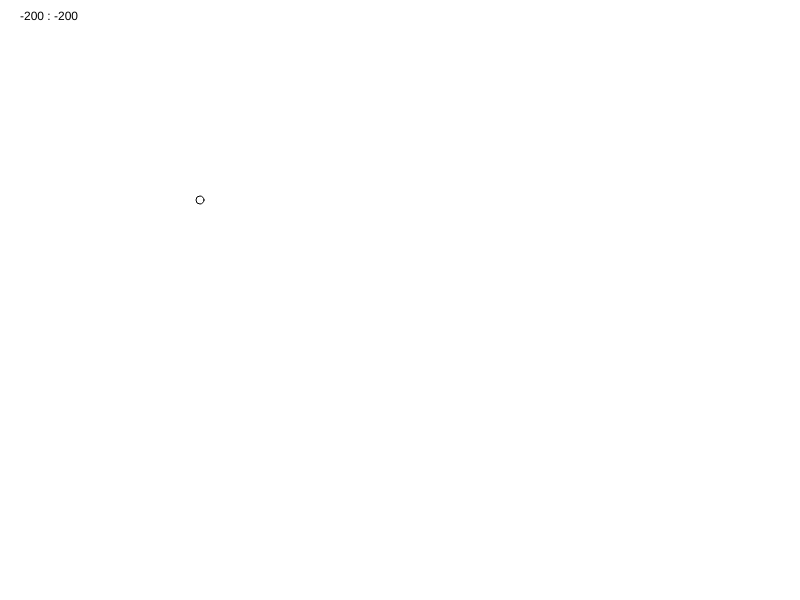
Frame 1 (no input)
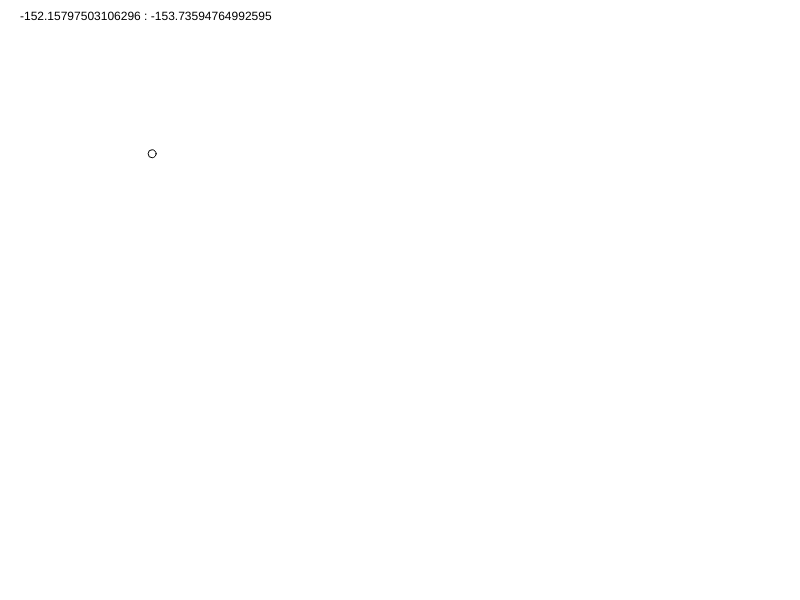
Frame 60 (no input)
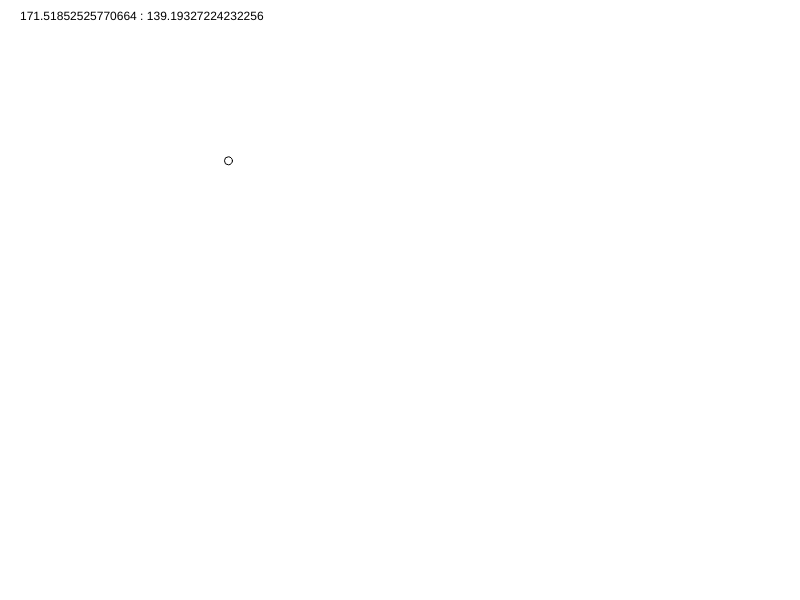
Frame 120 (the mouse pressed at the canvas centre since frame 60)

The p5.js sketch that drew these frames (run headless with seeded random() and noise() and a simulated clock; from frame 60 on, the mouse is pressed at the canvas centre):

// p5.js sketch
// ── sketch.js

var pos_x = 200;
var pos_y = 200;

var max_move = 4;

var probArr = [0, 20, 40, 60, 80];

function setup() {
  createCanvas(800,600);
}

function draw() {
  background(255);


  ellipse(pos_x,pos_y, 8, 8);


  var diff_x = mouseX - pos_x;
  var diff_y = mouseY - pos_y;
  text(diff_x + " : " + diff_y, 20, 20);

  if ( abs(diff_x) > abs(diff_y) ) {
    // x axis is greater distance
    if (diff_x >= 0) {
      probArr = [0, 80, 85, 93, 100];
    } else {
      probArr = [0, 07, 87, 93, 100];
    }

  } else {
    if (diff_y >= 0) {
      probArr = [0, 07, 18, 25, 100];
    } else {
      probArr = [0, 07, 18, 95, 100];
    }
  }



  var dir = floor( random(100) );

  if ( dir >= probArr[0] && dir < probArr[1]) {
    pos_x += random(0, max_move);
  } else if (dir >= probArr[1] && dir < probArr[2]) {
    pos_x += random(-max_move, 0);
  } else if (dir >= probArr[2] && dir < probArr[3]) {
    pos_y += random(-max_move, 0);
  } else if (dir >= probArr[3] && dir < probArr[4]){
    pos_y += random(0, max_move);
  }



}
